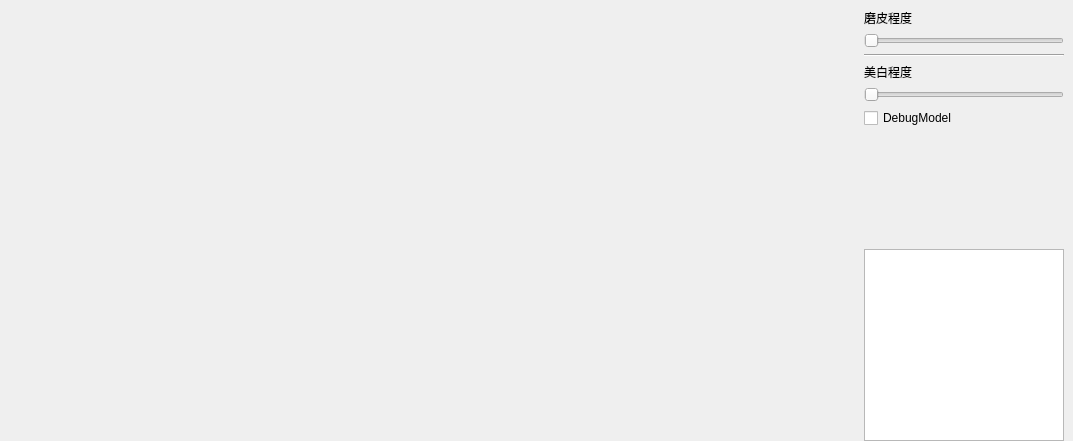
<?xml version="1.0" encoding="UTF-8"?>
<ui version="4.0">
 <class>GuiDemoClass</class>
 <widget class="QMainWindow" name="GuiDemoClass">
  <property name="geometry">
   <rect>
    <x>0</x>
    <y>0</y>
    <width>1073</width>
    <height>441</height>
   </rect>
  </property>
  <property name="windowTitle">
   <string>GuiDemo</string>
  </property>
  <widget class="QWidget" name="centralWidget">
   <layout class="QGridLayout" name="gridLayout" columnstretch="2,2,1">
    <property name="leftMargin">
     <number>0</number>
    </property>
    <property name="topMargin">
     <number>0</number>
    </property>
    <property name="rightMargin">
     <number>0</number>
    </property>
    <property name="bottomMargin">
     <number>0</number>
    </property>
    <item row="0" column="1">
     <widget class="QLabel" name="beautyLabel">
      <property name="sizePolicy">
       <sizepolicy hsizetype="Expanding" vsizetype="Expanding">
        <horstretch>0</horstretch>
        <verstretch>0</verstretch>
       </sizepolicy>
      </property>
      <property name="text">
       <string/>
      </property>
     </widget>
    </item>
    <item row="0" column="2">
     <layout class="QVBoxLayout" name="verticalLayout">
      <property name="leftMargin">
       <number>9</number>
      </property>
      <property name="topMargin">
       <number>9</number>
      </property>
      <property name="rightMargin">
       <number>9</number>
      </property>
      <item>
       <widget class="QLabel" name="label_2">
        <property name="text">
         <string>磨皮程度</string>
        </property>
       </widget>
      </item>
      <item>
       <widget class="QSlider" name="filterLevelSlider">
        <property name="sizePolicy">
         <sizepolicy hsizetype="Minimum" vsizetype="Fixed">
          <horstretch>0</horstretch>
          <verstretch>0</verstretch>
         </sizepolicy>
        </property>
        <property name="minimumSize">
         <size>
          <width>200</width>
          <height>0</height>
         </size>
        </property>
        <property name="orientation">
         <enum>Qt::Horizontal</enum>
        </property>
       </widget>
      </item>
      <item>
       <widget class="Line" name="line">
        <property name="orientation">
         <enum>Qt::Horizontal</enum>
        </property>
       </widget>
      </item>
      <item>
       <widget class="QLabel" name="label_3">
        <property name="text">
         <string>美白程度</string>
        </property>
       </widget>
      </item>
      <item>
       <widget class="QSlider" name="whiteLevelSlider">
        <property name="sizePolicy">
         <sizepolicy hsizetype="Minimum" vsizetype="Fixed">
          <horstretch>0</horstretch>
          <verstretch>0</verstretch>
         </sizepolicy>
        </property>
        <property name="minimumSize">
         <size>
          <width>200</width>
          <height>0</height>
         </size>
        </property>
        <property name="orientation">
         <enum>Qt::Horizontal</enum>
        </property>
       </widget>
      </item>
      <item>
       <widget class="QCheckBox" name="debugCheckbox">
        <property name="text">
         <string>DebugModel</string>
        </property>
       </widget>
      </item>
      <item>
       <spacer name="verticalSpacer">
        <property name="orientation">
         <enum>Qt::Vertical</enum>
        </property>
        <property name="sizeHint" stdset="0">
         <size>
          <width>20</width>
          <height>40</height>
         </size>
        </property>
       </spacer>
      </item>
      <item>
       <widget class="QTextEdit" name="textEdit">
        <property name="sizePolicy">
         <sizepolicy hsizetype="Minimum" vsizetype="Expanding">
          <horstretch>0</horstretch>
          <verstretch>0</verstretch>
         </sizepolicy>
        </property>
        <property name="minimumSize">
         <size>
          <width>200</width>
          <height>0</height>
         </size>
        </property>
       </widget>
      </item>
     </layout>
    </item>
    <item row="0" column="0">
     <widget class="QLabel" name="rawLabel">
      <property name="text">
       <string/>
      </property>
     </widget>
    </item>
   </layout>
  </widget>
 </widget>
 <layoutdefault spacing="6" margin="11"/>
 <resources>
  <include location="GuiDemo.qrc"/>
 </resources>
 <connections/>
</ui>
